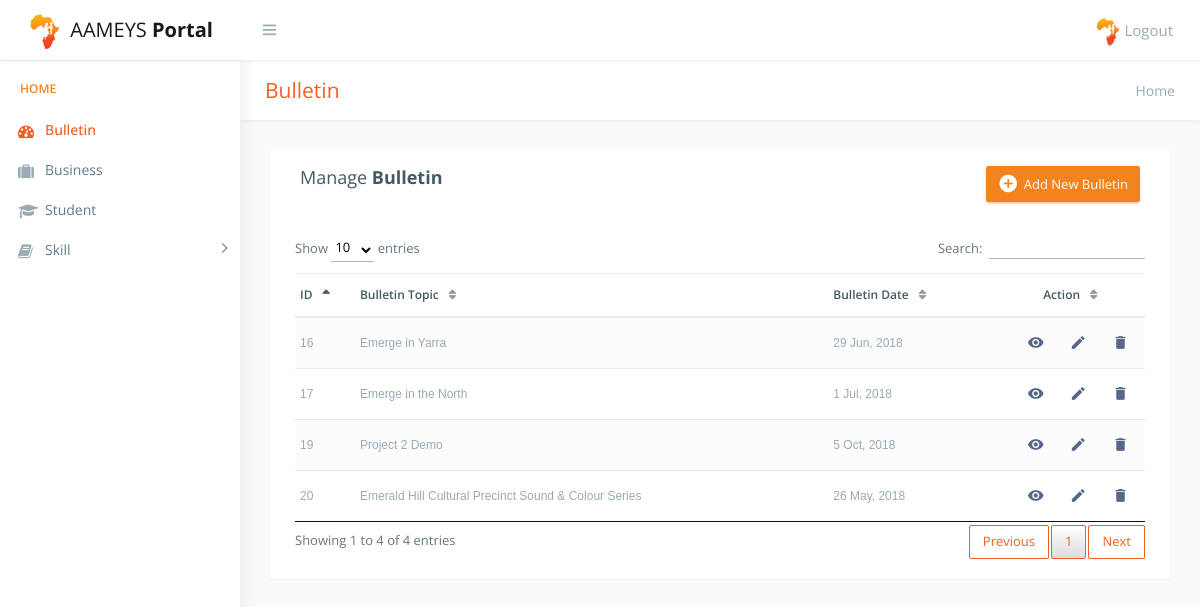
Screenshot of /bulletin.php (signed in) with the database file from the repository.
### tables this page shows
CREATE TABLE `bulletin` (
  `bullId` int(11) NOT NULL,
  `bullTopic` varchar(500) DEFAULT NULL,
  `bullDate` date DEFAULT NULL,
  `bullOther` varchar(1000) DEFAULT NULL,
  `bullContent` longtext,
  `bullReadMore` varchar(1000) DEFAULT NULL,
  `bullImage` varchar(1000) DEFAULT NULL
);

### bulletin.php (the view, shortened to what this page needs)
<!DOCTYPE html>
<?php
include "include/db_config.php";
?>
<html lang="en">
<head>
    <link href="css/lib/bootstrap/bootstrap.css" rel="stylesheet">
    <link rel="stylesheet" type="text/css" href="DataTables-1.10.18/css/jquery.dataTables.css"/>
    <link href="css/helper.css" rel="stylesheet">
    <link href="css/style.css" rel="stylesheet">
</head>
<body class="fix-header fix-sidebar">
    <div id="main-wrapper">
        <div class="header" style="">
            <?php include "include/top_nav.php"; ?>
        </div>
        <div class="left-sidebar" style="overflow: visible;">
            <?php include "include/side_nav.php"; ?>
        </div>
        <div class="page-wrapper" style="min-height: 157px;">
            <div class="row page-titles">
                <div class="col-md-5 align-self-center">
                    <h3 class="text-primary">Bulletin</h3> </div>
                <div class="col-md-7 align-self-center">
                    <ol class="breadcrumb">
                        <li class="breadcrumb-item active">Home</a></li>
                    </ol>
                </div>
            </div>
            <div class="container-fluid">
                <div class="table-wrapper">
                    <div class="table-title">
                        <div class="row">
                            <div class="col-sm-6">
                    <h4>Manage <b>Bulletin</b></h4>
                  </div>
                  <div class="col-sm-6">
                  <a href="addbulletin.php" class="btn btn-success"><i class="material-icons"></i> <span>Add New Bulletin</span></a>
                  </div>
                        </div>
                    </div>
                    <table id="example" class="table table-striped table-hover" style="width:100%">
                        <thead>
                            <tr>
                                <th>ID</th>
                                <th>Bulletin Topic</th>
                                <th>Bulletin Date</th>
                                <th>Action</th>
                            </tr>
                        </thead>
                        <tbody>
                        <?php
                          $query = "SELECT bullId, bullTopic, bullDate, bullImage FROM bulletin";
                          $result = mysqli_query($conn,$query);
                          while($row = mysqli_fetch_assoc($result))
                          {
                            $sqldate=$row['bullDate'];
                            $D = strtotime($sqldate);
                        ?>
                            <tr>
                                <td><?php echo $row['bullId'];?></td>
                                <td><?php echo $row['bullTopic'];?></td>
                                <td><?php echo date("j M, Y", $D);?></td>
                                <td>
                                  <a href="viewbulletin.php?id=<?php echo $row['bullId'];?>" class="view"  data-toggle="tooltip" rel="tooltip" data-placement="top" title="View Bulletin">
                                      <i class="material-icons"></i>
                                  </a>
                                  <a  href="editbulletin.php?id=<?php echo $row['bullId'];?>" class="edit" data-toggle="tooltip" data-placement="top" title="Edit Bulletin">
                                    <i class="material-icons"></i>
                                  </a>
                                  <a  href="deletebulletin.php?id=<?php echo $row['bullId'];?>" class="delete" data-toggle="tooltip" data-placement="top" title="Delete Bulletin">
                                    <i class="material-icons" ></i>
                                  </a>
                                </td>
                            </tr>
                          <?php
                          }
                          ?>
                        </tbody>
                    </table>
                </div>
      </div>
  </div>
        </div>
</body>
</html>

### rows the page displays
bulletin: bullId "16", bullTopic "Emerge in Yarra", bullDate "29 Jun, 2018"
bulletin: bullId "17", bullTopic "Emerge in the North", bullDate "1 Jul, 2018"
bulletin: bullId "19", bullTopic "Project 2 Demo", bullDate "5 Oct, 2018"
bulletin: bullId "20", bullTopic "Emerald Hill Cultural Precinct Sound & Colour Series", bullDate "26 May, 2018"
